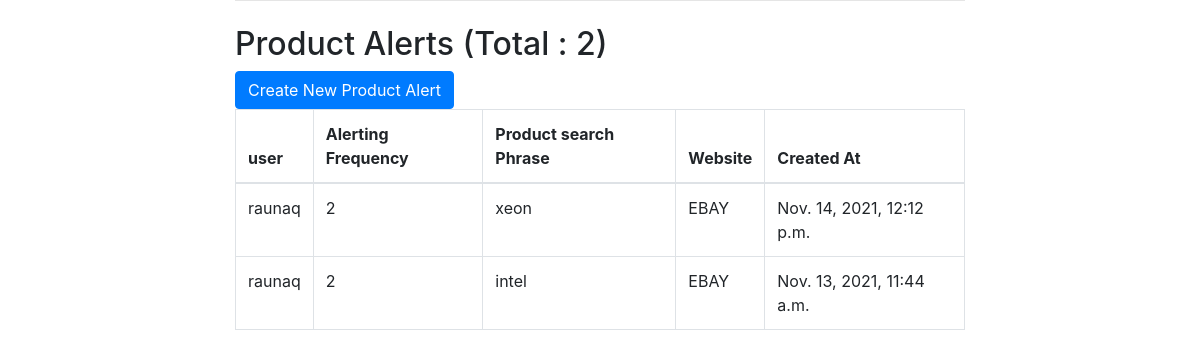
Before: /alerts/get_product_alerts with the older database file.
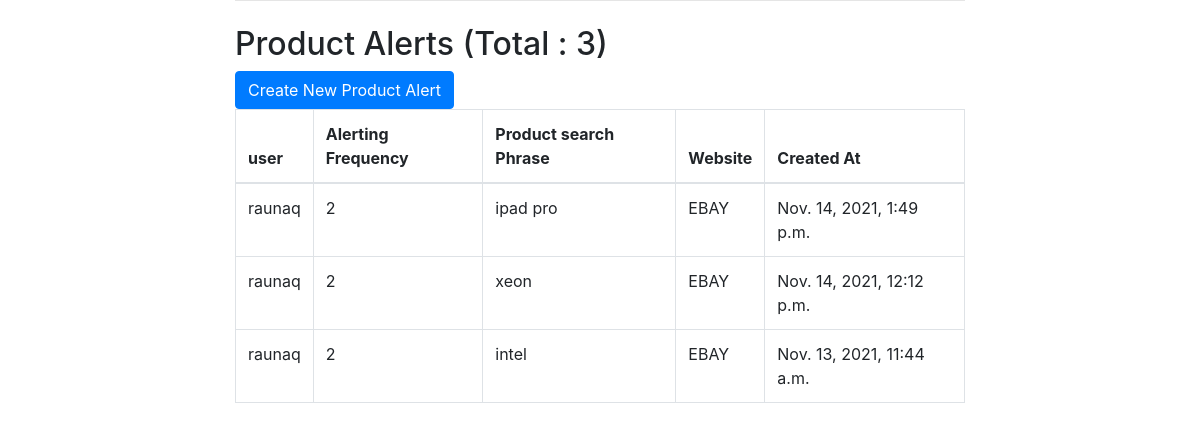
After: the same page with the newer database file.
### alerts/models.py (models this page shows, shortened)
class ProductAlert(models.Model):
    user = models.ForeignKey(User, on_delete=models.DO_NOTHING)
    alert_frequency = models.IntegerField(
        blank=False,
        null=False,
        default=2,
        help_text="Frequency in minutes at which alert will be triggered"
    )
    product_search_phrase = models.CharField(
        blank=False,
        null=False,
        max_length=50,
        help_text="Search term for which user wants product results"
    )
    website = models.CharField(
        null=False,
        blank=False,
        max_length=20,
        choices=[x.value for x in Website],
        default=Website.EBAY.value
    )
    created_at = models.DateTimeField(
        auto_now_add=True
    )
    updated_at = models.DateField(
        auto_now_add=True
    )

### alerts/views.py (the view)
# urls.py: path('get_product_alerts', ProductAlertListView.as_view()),
class ProductAlertListView(ListView):
    queryset = ProductAlert.objects.order_by('-created_at')
    template_name = "alerts/productalert_list.html"

### templates/alerts/productalert_list.html (shortened to what this page needs)
{% extends "base.html" %}
{% block content %}
    <h2>Product Alerts (Total : {{object_list|length}})</h2>
    <a href="/alerts/create_product_alert">
        <button type="submit" class="btn btn-primary">
                Create New Product Alert
        </button>
    </a>
    <table class="table table-bordered">
        <thead>
            <tr>
            <th scope="col">user</th>
            <th scope="col">Alerting Frequency</th>
            <th scope="col">Product search Phrase</th>
            <th scope="col">Website</th>
            <th scope="col">Created At</th>
            </tr>
        </thead>
        <tbody>
            {% for alert in object_list %}
                <tr>
                    <td>{{ alert.user }}</td>
                    <td>{{ alert.alert_frequency }}</td>
                    <td>{{ alert.product_search_phrase }}</td>
                    <td>{{ alert.website }}</td>
                    <td>{{ alert.created_at }}</td>
                </tr>
            {% endfor %}
        </tbody>
        </table>
{% endblock %}

Changed rows visible on the page:
added ProductAlert: user "raunaq", alert_frequency "2", product_search_phrase "ipad pro", website "EBAY", created_at "Nov. 14, 2021, 1:49 p.m."
Other visible differences:
{{ object_list|length }}: "2" → "3"
